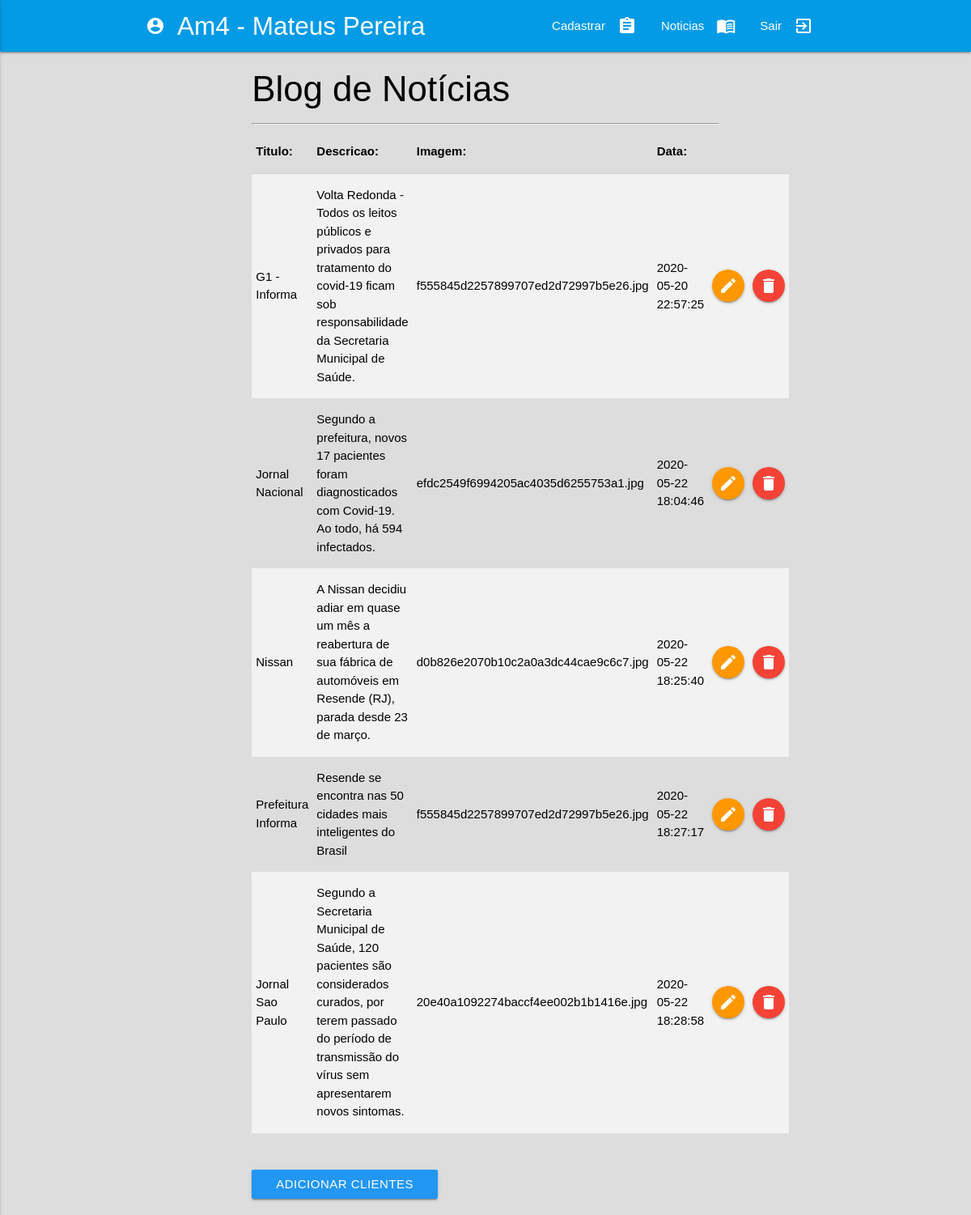
The app's page /am4/gestor.php (signed in) with its own data.
### tables this page shows
CREATE TABLE IF NOT EXISTS `gestor` (
  `id` int(11) NOT NULL AUTO_INCREMENT,
  `nome` varchar(255) NOT NULL,
  `login` varchar(255) NOT NULL,
  `senha` varchar(32) NOT NULL,
  PRIMARY KEY (`id`)
);

CREATE TABLE IF NOT EXISTS `noticia` (
  `id` int(11) NOT NULL AUTO_INCREMENT,
  `titulo` varchar(255) NOT NULL,
  `descricao` varchar(255) NOT NULL,
  `arquivo` varchar(40) NOT NULL,
  `data` datetime NOT NULL,
  PRIMARY KEY (`id`)
);

### am4/gestor.php (the view, shortened to what this page needs)
<?php
global $connect;
$id = $_SESSION['id_usuario'];
$sql = "SELECT * FROM gestor WHERE id = '$id'";
$resultado = mysqli_query($connect, $sql);
$dados = mysqli_fetch_array($resultado);
?>
<!DOCTYPE html>
<html lang="pt-br">
	<head>
		<link type="text/css" rel="stylesheet" href="_css/materialize.css"  media="screen,projection"/>
		<link rel="stylesheet" href="css/custom.css">
		<link rel="stylesheet" href="https://maxcdn.bootstrapcdn.com/font-awesome/4.5.0/css/font-awesome.min.css">
	</head>
<body>
<HEADER>
	<nav class="#039be5 light-blue darken-1">
				<div class="container">
			    <div class="nav-wrapper">
			      <a href="#!" class="brand-logo" id="logo"><i class="material-icons left">account_circle</i>Am4 - <?php echo $dados['nome']; ?></a>
			      <ul class="right hide-on-med-and-down">
			        <li><a href="adicionar.php"><i class="material-icons right">assignment</i>Cadastrar</a></li>
			        <li><a href="gestor.php"><i class="material-icons right">menu_book</i>Noticias</a></li>
			        <li><a href="logout.php"><i class="material-icons right">exit_to_app</i>Sair</a></li>
			      </ul>
			    </div>
			    </div>
	</nav>
</HEADER>
<?php require_once 'control\delete.php'; ?>
<div class="row">
  <div class="col s12 m6 push-m3">
    <h3 class="light">Blog de Notícias</h3>
    <hr>
    <table class="striped">
      <thead>
        <tr>
          <th>Titulo:</th>
          <th>Descricao:</th>
          <th>Imagem:</th>
          <th>Data:</th>
        </tr>
      </thead>
        <?php
        $sql = "SELECT * FROM noticia";
        $resultado = mysqli_query($connect, $sql);
        if(mysqli_num_rows($resultado) > 0):
        while($dados = mysqli_fetch_array($resultado)):
        ?>
        <tr>
          <td><?php echo $dados['titulo']; ?></td>
          <td><?php echo $dados['descricao']; ?></td>
          <td><?php echo $dados['arquivo']; ?></td>
          <td><?php echo $dados['data']; ?></td>
		  <td><a href="editar.php?id=<?php echo $dados['id']; ?>" class="btn-floating orange waves-effect"><i class="material-icons">edit</i></a></td>
          <td><a href="#modal<?php echo $dados['id']; ?>" class="btn-floating red waves-effect modal-trigger"><i class="material-icons">delete</i></a></td>
        </tr>
        <?php
        endwhile;
    	endif;
    	?>
    	</table>
    <br><br>
    <a href="adicionar.php" class="btn blue waves-effect">Adicionar Clientes</a>
  </div>
</div>
<body>
	</body>
</html>

### am4/_css/custom.css (style rules this page uses)
@media only screen and (min-width: 993px) { .container { width: 70%; } }
body { font-family: Arial, sans-serif; background-color:#dddddd; color:rgba(0,0,0,1); }

### records on screen
gestor: nome "Mateus Pereira"
noticia: titulo "G1 - Informa", descricao "Volta Redonda - Todos os leitos públicos e privados para tratamento do covid-19 ficam sob responsabilidade da Secretaria Municipal de Saúde.", arquivo "f555845d2257899707ed2d72997b5e26.jpg", data "2020-05-20 22:57:25"
noticia: titulo "Jornal Nacional", descricao "Segundo a prefeitura, novos 17 pacientes foram diagnosticados com Covid-19. Ao todo, há 594 infectados.", arquivo "efdc2549f6994205ac4035d6255753a1.jpg", data "2020-05-22 18:04:46"
noticia: titulo "Nissan", descricao "A Nissan decidiu adiar em quase um mês a reabertura de sua fábrica de automóveis em Resende (RJ), parada desde 23 de março.", arquivo "d0b826e2070b10c2a0a3dc44cae9c6c7.jpg", data "2020-05-22 18:25:40"
noticia: titulo "Prefeitura Informa", descricao "Resende se encontra nas 50 cidades mais inteligentes do Brasil", arquivo "f555845d2257899707ed2d72997b5e26.jpg", data "2020-05-22 18:27:17"
noticia: titulo "Jornal Sao Paulo", descricao "Segundo a Secretaria Municipal de Saúde, 120 pacientes são considerados curados, por terem passado do período de transmissão do vírus sem apresentarem novos sintomas.", arquivo "20e40a1092274baccf4ee002b1b1416e.jpg", data "2020-05-22 18:28:58"
